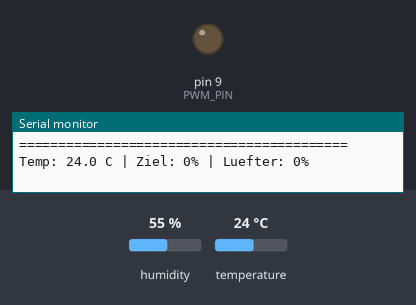
Bench run of a sketch on a simulated Arduino Uno, built with avr-gcc and run on an emulated ATmega328P. Shown: output pins drawn as LEDs (lit = HIGH), the last lines printed to the serial monitor. The inputs (shaded band) are chosen by the test bench; at power-on: temperature 24 °C, humidity 55 %.

Above: at 1.2 s.
1.3 s: temperature set to 28 °C
At 5.1 s:
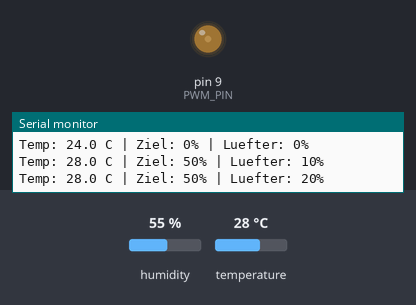
7.3 s: temperature set to 33 °C
At 8.7 s:
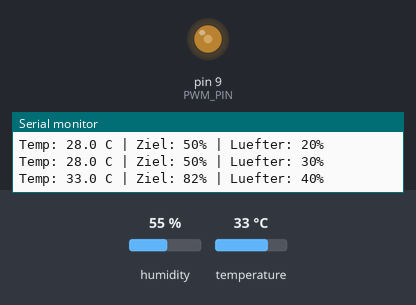
13.3 s: temperature set to 12 °C
19.3 s: temperature set to 41 °C
At 25.6 s:
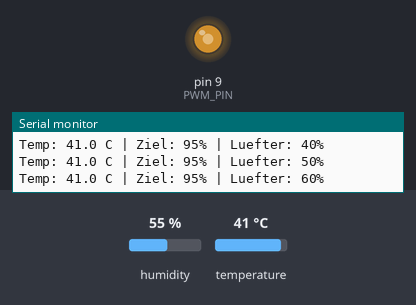
Timing chart, 0 to 33.9 s (numbered marks = the images above; inputs shaded):
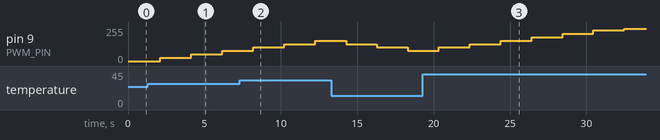

Measured:
- the behaviour switches between 26 and 27 °C on temperature (found by bisection; images 0 and 1)
- after the input at 1.3 s, pin 9 (PWM_PIN): 0/255 → 25/255 after 0.82 s, → 51/255 2.0 s later, → 76/255 2.0 s later

The sketch:

sketch_jun23a.ino
```cpp
/*
 * Router-Kuehler mit Arduino Uno
 * DHT11 (HS-11) Temperatursensor
 * Arctic F12 PWM 4-Pin Luefter
 *
 * Funktionen:
 * - 25 kHz PWM fuer PC-Luefter (Timer1, Pin 9)
 * - Ab 23 C langsam hochfahren, 50% bei 28 C, 95% bei 35 C
 * - Hysterese verhindert staendiges Hin-und-Her
 * - Mindestgeschwindigkeit 5% (Arctic F12 steht bei <5% PWM)
 * - Sanftes Hoch-/Herunterfahren (Ramp)
 * - Notabschaltung bei Sensorfehler oder >50 C
 * - Winter: unter 23 C bleibt der Luefter aus
 */

#include "DHT.h"

// ================= KONFIGURATION =================
#define DHTTYPE       DHT11

// Pin Definitions
#define DHTPIN        2       // Datapin of the DHT11
#define PWM_PIN       9       // Timer1-Pin 25kHz PWM
#define TACHO_PIN     3       // Optional: Tachometer

const float TEMP_START      = 26.0;   // Ab hier anfangen zu lueften (steigend)
const float TEMP_HALF       = 28.0;   // 50% Luefter bei steigender Temp
const float TEMP_MAX        = 35.0;   // 95% Luefter bei steigender Temp
const float TEMP_EMERGENCY  = 50.0;   // Notabschaltung / 100% Alarm

const int   FAN_MIN_SPEED   = 5;      // Arctic F12 steht bei <5% PWM
const int   RAMP_STEP       = 10;     // Schnelleres Hoch-/Herunterfahren
const int   LOOP_MS         = 2000;   // Messintervall (DHT11 braucht min. 2s!)

DHT dht(DHTPIN, DHTTYPE);

// Aktuelle Lueftergeschwindigkeit (0-100%)
int currentSpeed = 0;

// Hysterese-Speicher
static int lastTarget = 0;

// 25 kHz PWM fuer PC-Luefter initialisieren (Timer1, Pin 9)
void setupPWM25kHz() {
  pinMode(PWM_PIN, OUTPUT);

  // Fast PWM Mode 14, ICR1 = TOP, non-inverting
  TCCR1A = _BV(COM1A1) | _BV(WGM11);
  TCCR1B = _BV(WGM13) | _BV(WGM12) | _BV(CS10); // Prescaler = 1

  ICR1 = 640 - 1;           // TOP: 16.000.000 / 25.000 = 640
  OCR1A = 0;                // Luefter aus (0% Duty)
}

// Geschwindigkeit setzen (0-100%)
void setFanSpeed(int percent) {
  if (percent < FAN_MIN_SPEED && percent > 0) percent = FAN_MIN_SPEED;
  if (percent > 100) percent = 100;

  // Map 0..100 auf 0..639 (Timer1 TOP)
  OCR1A = map(percent, 0, 100, 0, 639);
}

// Optional: RPM messen (2 Pulse pro Umdrehung)
unsigned long readRPM() {
  unsigned long count = 0;
  unsigned long start = millis();
  while (millis() - start < 1000) {
    if (digitalRead(TACHO_PIN) == LOW) {
      while (digitalRead(TACHO_PIN) == LOW); // warte auf HIGH
      count++;
    }
  }
  // 2 Pulse pro Umdrehung -> * 30 fuer U/min
  return count * 30;
}

void setup() {
  Serial.begin(9600);
  dht.begin();
  setupPWM25kHz();

  pinMode(TACHO_PIN, INPUT_PULLUP);

  Serial.println(F("Router-Kuehler gestartet"));
  Serial.println(F("Ziel: 25kHz PWM, Hysterese, Min 5%, Notabschaltung"));
  Serial.println(F("=========================================="));
}

void loop() {
  // Temperatur lesen
  float temp = dht.readTemperature();

  // --- NOTABSCHALTUNG / Sensorfehler ---
  if (isnan(temp)) {
    Serial.println(F("FEHLER: Sensor nicht erreichbar! Luefter -> 100%"));
    setFanSpeed(100);
    delay(LOOP_MS);
    return;
  }

  if (temp >= TEMP_EMERGENCY) {
    Serial.println(F("!!! NOTABSCHALTUNG: Kritische Temperatur !!!"));
    setFanSpeed(100);
    delay(LOOP_MS);
    return;
  }

  // --- Zielgeschwindigkeit berechnen ---
  int calcSpeed = 0;

  if (temp <= TEMP_START) {
    calcSpeed = 0;                 // Winter / Aus
  } else if (temp >= TEMP_MAX) {
    calcSpeed = 95;                // Fast volle Leistung bei 35C
  } else if (temp >= TEMP_HALF) {
    // Zwischen 28C und 35C: 50% bis 95%
    calcSpeed = map((int)(temp * 10),
                    (int)(TEMP_HALF * 10),
                    (int)(TEMP_MAX * 10),
                    50, 95);
  } else {
    // Zwischen 23C und 28C: 5% bis 50%
    calcSpeed = map((int)(temp * 10),
                    (int)(TEMP_START * 10),
                    (int)(TEMP_HALF * 10),
                    FAN_MIN_SPEED, 50);
  }

  // --- Hysterese anwenden ---
  int targetSpeed;

  if (calcSpeed > lastTarget) {
    // Temp steigt -> sofort hochregeln
    targetSpeed = calcSpeed;
  } else if (calcSpeed < lastTarget) {
    // Temp sinkt -> erst bei groesserer Differenz runterregeln
    if (lastTarget - calcSpeed >= 15) {  // Mindestens 15% Unterschied
      targetSpeed = calcSpeed;
    } else {
      targetSpeed = lastTarget;  // Behalte alten Wert bei
    }
  } else {
    targetSpeed = calcSpeed;
  }

  lastTarget = targetSpeed;

  // --- Sanftes Hoch-/Herunterfahren (Rampe) ---
  if (currentSpeed < targetSpeed) {
    currentSpeed += RAMP_STEP;
    if (currentSpeed > targetSpeed) currentSpeed = targetSpeed;
  } else if (currentSpeed > targetSpeed) {
    currentSpeed -= RAMP_STEP;
    if (currentSpeed < targetSpeed) currentSpeed = targetSpeed;
  }

  setFanSpeed(currentSpeed);

  // --- Debug-Ausgabe ---
  Serial.print(F("Temp: "));      Serial.print(temp, 1);   Serial.print(F(" C | "));
  Serial.print(F("Ziel: "));      Serial.print(targetSpeed); Serial.print(F("% | "));
  Serial.print(F("Luefter: "));   Serial.print(currentSpeed); Serial.print(F("%"));

  // Optional: RPM anzeigen
  // unsigned long rpm = readRPM();
  // Serial.print(F(" | RPM: ")); Serial.print(rpm);

  Serial.println();

  delay(LOOP_MS);
}
```
